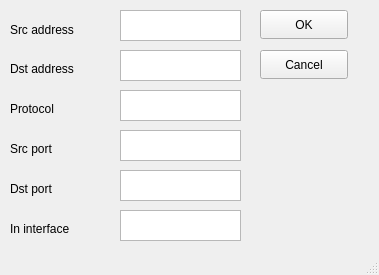
<?xml version="1.0" encoding="UTF-8"?>
<ui version="4.0">
 <class>MainWindow</class>
 <widget class="QMainWindow" name="MainWindow">
  <property name="geometry">
   <rect>
    <x>0</x>
    <y>0</y>
    <width>379</width>
    <height>275</height>
   </rect>
  </property>
  <property name="windowTitle">
   <string>Add Output rule</string>
  </property>
  <widget class="QWidget" name="centralwidget">
   <widget class="QLabel" name="label">
    <property name="geometry">
     <rect>
      <x>10</x>
      <y>20</y>
      <width>81</width>
      <height>20</height>
     </rect>
    </property>
    <property name="text">
     <string>Src address</string>
    </property>
   </widget>
   <widget class="QTextEdit" name="srcField">
    <property name="geometry">
     <rect>
      <x>120</x>
      <y>10</y>
      <width>121</width>
      <height>31</height>
     </rect>
    </property>
   </widget>
   <widget class="QLabel" name="label_4">
    <property name="geometry">
     <rect>
      <x>10</x>
      <y>100</y>
      <width>91</width>
      <height>17</height>
     </rect>
    </property>
    <property name="text">
     <string>Protocol</string>
    </property>
   </widget>
   <widget class="QLabel" name="label_7">
    <property name="geometry">
     <rect>
      <x>10</x>
      <y>220</y>
      <width>91</width>
      <height>17</height>
     </rect>
    </property>
    <property name="text">
     <string>In interface</string>
    </property>
   </widget>
   <widget class="QTextEdit" name="sportField">
    <property name="geometry">
     <rect>
      <x>120</x>
      <y>130</y>
      <width>121</width>
      <height>31</height>
     </rect>
    </property>
   </widget>
   <widget class="QPushButton" name="okButton">
    <property name="geometry">
     <rect>
      <x>260</x>
      <y>10</y>
      <width>88</width>
      <height>29</height>
     </rect>
    </property>
    <property name="text">
     <string>OK</string>
    </property>
   </widget>
   <widget class="QLabel" name="label_5">
    <property name="geometry">
     <rect>
      <x>10</x>
      <y>140</y>
      <width>91</width>
      <height>17</height>
     </rect>
    </property>
    <property name="text">
     <string>Src port</string>
    </property>
   </widget>
   <widget class="QLabel" name="label_2">
    <property name="geometry">
     <rect>
      <x>10</x>
      <y>60</y>
      <width>101</width>
      <height>17</height>
     </rect>
    </property>
    <property name="text">
     <string>Dst address</string>
    </property>
   </widget>
   <widget class="QTextEdit" name="dstField">
    <property name="geometry">
     <rect>
      <x>120</x>
      <y>50</y>
      <width>121</width>
      <height>31</height>
     </rect>
    </property>
   </widget>
   <widget class="QPushButton" name="cancelButton">
    <property name="geometry">
     <rect>
      <x>260</x>
      <y>50</y>
      <width>88</width>
      <height>29</height>
     </rect>
    </property>
    <property name="text">
     <string>Cancel</string>
    </property>
   </widget>
   <widget class="QLabel" name="label_6">
    <property name="geometry">
     <rect>
      <x>10</x>
      <y>180</y>
      <width>91</width>
      <height>17</height>
     </rect>
    </property>
    <property name="text">
     <string>Dst port</string>
    </property>
   </widget>
   <widget class="QTextEdit" name="interfaceField">
    <property name="geometry">
     <rect>
      <x>120</x>
      <y>210</y>
      <width>121</width>
      <height>31</height>
     </rect>
    </property>
   </widget>
   <widget class="QTextEdit" name="protField">
    <property name="geometry">
     <rect>
      <x>120</x>
      <y>90</y>
      <width>121</width>
      <height>31</height>
     </rect>
    </property>
   </widget>
   <widget class="QTextEdit" name="dportField">
    <property name="geometry">
     <rect>
      <x>120</x>
      <y>170</y>
      <width>121</width>
      <height>31</height>
     </rect>
    </property>
   </widget>
  </widget>
  <widget class="QStatusBar" name="statusbar"/>
 </widget>
 <resources/>
 <connections/>
</ui>
